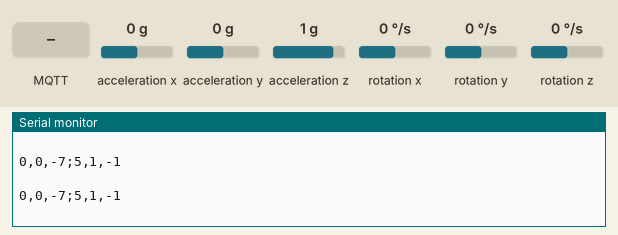
This sketch was run on a simulated ESP8266 (NodeMCU). Shown: the last lines printed to the serial monitor. Wiring (inferred from the names in the program): MPU-6050 motion sensor at I2C address 0x68. Inputs (shaded band) come from the test bench; at power-on: acceleration x 0 g, acceleration y 0 g, acceleration z 1 g, rotation x 0 °/s, rotation y 0 °/s, rotation z 0 °/s. WiFi joins after 1.5 s; servers stay silent unless stated; random numbers use the default seed unless the sketch sets one; no MQTT or app messages arrive unless stated.

Above: at 2.7 s.
2.8 s: MQTT message "1" arrives on the first subscribed topic
At 2.93 s:
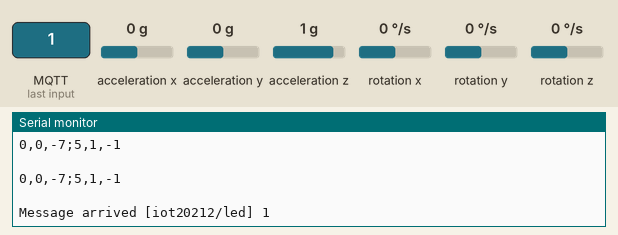
4.3 s: MQTT message "on" arrives on the first subscribed topic
At 4.43 s:
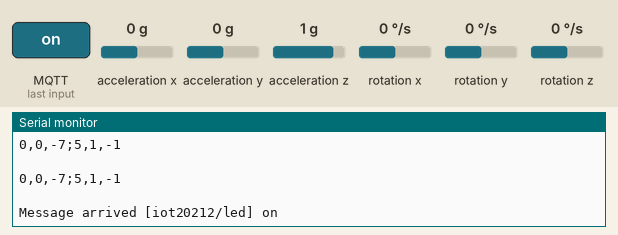
5.8 s: MQTT message "off" arrives on the first subscribed topic
7.3 s: acceleration x set to -1.4 g
At 7.37 s:
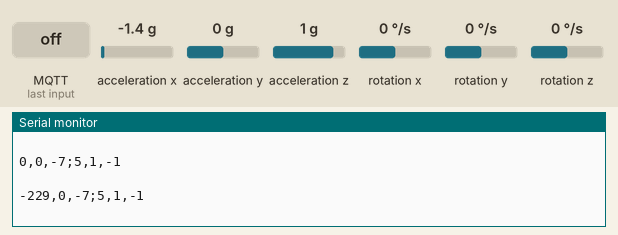
8.8 s: acceleration y set to -1.4 g
At 8.87 s:
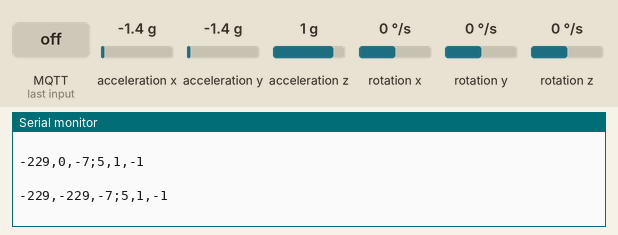
10.3 s: acceleration z set to -1.4 g
At 10.38 s:
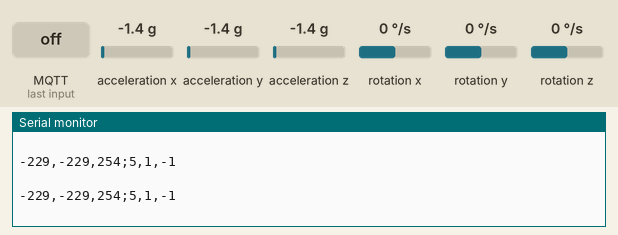

Measured:
- after the input at 2.8 s, the serial monitor: prints a new line after 0.06 s (image 1)
- after the input at 4.3 s, the serial monitor: prints a new line after 0.07 s (image 2)
- after the input at 7.3 s, the serial monitor: prints a new line at once (image 3)
- after the input at 8.8 s, the serial monitor: prints a new line at once (image 4)
- after the input at 10.3 s, the serial monitor: prints a new line at once (image 5)

The sketch:

Codigo_luva_50.ino
```cpp
/*
   MPU-6050 Test

   This simple program reads and prints to the Serial Monitor window
   the raw X/Y/Z values for the accelerometer and the gyro
   It also calculates the pitch and roll values as well as the temperature
   in F and C.

   Connect VDD to 5V and GND to ground on the MCU
   Connect SCL to SCL on MCU and SDA to SDA on MCU

  Note that the correction values can be used to put in an offset to adjust the
  values toward 0 or in the case of the temperature to adjust it to match a
  reference temperature measurement device.
*/
/*  Edgard de Souza T.
 *  Guilherme Ratti
 *  Matheus Luciano
 */
#include<Wire.h>
#include <math.h>

const int MPU=0x68;
int16_t AcX,AcY,AcZ,Tmp,GyX,GyY,GyZ;
double pitch,roll;
int i=0;
int f = 0;
//===============================================================================
//  Wifi
//===============================================================================
#include <ESP8266WiFi.h>
#include <PubSubClient.h>

#define LED_BUILTIN 2  //For node_MCU Lolin esp8266
// Update these with values suitable for your network.

const char* ssid = "id";
const char* password = "pass";
//Free mqtt server for testing
const char* mqtt_server = "test.mosquitto.org";
//Local MQTT server - Tested using mosquitto mqtt for windows and linux
//const char* mqtt_server = "192.168.137.1";


WiFiClient espClient;
PubSubClient client(espClient);
long lastMsg = 0;
char msg[50];
int value = 0;

void setup_wifi() {

  delay(10);
  // We start by connecting to a WiFi network
  Serial.println();
  Serial.print("Connecting to ");
  Serial.println(ssid);

  WiFi.begin(ssid, password);

  while (WiFi.status() != WL_CONNECTED) {
    delay(500);
    Serial.print(".");
  }

  randomSeed(micros());

  Serial.println("");
  Serial.println("WiFi connected");
  Serial.println("IP address: ");
  Serial.println(WiFi.localIP());
}

void callback(char* topic, byte* payload, unsigned int length) {
  Serial.print("Message arrived [");
  Serial.print(topic);
  Serial.print("] ");
  for (int i = 0; i < length; i++) {
    Serial.print((char)payload[i]);
  }
  Serial.println();

  // Switch on the LED if an 1 was received as first character
  if ((char)payload[0] == '1') {
    //digitalWrite(BUILTIN_LED, LOW);   // Turn the LED on (Note that LOW is the voltage level
    digitalWrite(LED_BUILTIN, LOW);   // Change for nodeMCU Lolin
    // but actually the LED is on; this is because
    // it is active low on the ESP-01)
  } else {
    //digitalWrite(BUILTIN_LED, HIGH);  // Turn the LED off by making the voltage HIGH
    digitalWrite(LED_BUILTIN, HIGH);   // Change for nodeMCU Lolin
  }

}

void reconnect() {
  // Loop until we're reconnected
  while (!client.connected()) {
    Serial.print("Attempting MQTT connection...");
    // Create a random client ID
    String clientId = "ESP8266Client-";
    clientId += String(random(0xffff), HEX);
    // Attempt to connect
    if (client.connect(clientId.c_str())) {
      Serial.println("connected");
      // Once connected, publish an announcement...
      client.publish("iot20212", "hello world");
      // ... and resubscribe
      client.subscribe("iot20212/led");
    } else {
      Serial.print("failed, rc=");
      Serial.print(client.state());
      Serial.println(" try again in 5 seconds");
      // Wait 5 seconds before retrying
      delay(5000);
    }
  }
}

//===============================================================================
//  Initialization
//===============================================================================
void setup(){

Wire.begin();
Wire.beginTransmission(MPU);
Wire.write(0x6B);
Wire.write(0);
Wire.endTransmission(true);
Serial.begin(115200);
  setup_wifi();
  client.setServer(mqtt_server, 1883);
  client.setCallback(callback);

}
//===============================================================================
//  Main
//===============================================================================
void loop(){
Wire.beginTransmission(MPU);
Wire.write(0x3B);
Wire.endTransmission(false);
Wire.requestFrom(MPU,14,true);

int AcXoff,AcYoff,AcZoff,GyXoff,GyYoff,GyZoff;
int temp,toff;
double t,tx,tf;

////Acceleration data correction
AcXoff = 0;//-900;
AcYoff = 0;//50;
AcZoff = -17100;

////Temperature correction
toff = -1600;

//Gyro correction
GyXoff = 580;
GyYoff = 100;
GyZoff = -100;

//read accel data and apply correction
AcX=(Wire.read()<<8|Wire.read()) + AcXoff;
AcY=(Wire.read()<<8|Wire.read()) + AcYoff;
AcZ=(Wire.read()<<8|Wire.read()) + AcZoff;

//read temperature data & apply correction
temp=(Wire.read()<<8|Wire.read()) + toff;

//read gyro data & apply correction
GyX=(Wire.read()<<8|Wire.read()) + GyXoff;
GyY=(Wire.read()<<8|Wire.read()) + GyYoff;
GyZ=(Wire.read()<<8|Wire.read()) + GyZoff;

// Calculate and convert temperature
tx=temp;
t = tx/340 + 36.53;     // Formula from data sheet
tf = (t * 9/5) + 32;    // Standard C to F conversion

//get pitch/roll
getAngle(AcX,AcY,AcZ);

 Serial.print(AcX/100);
Serial.print(","); Serial.print(AcY/100);
Serial.print(","); Serial.print(AcZ/100);
Serial.print(";");
// // Verifica qual direcao que foi inclinado o sensor


Serial.print(GyX/100);
Serial.print(","); Serial.print(GyY/100);
Serial.print(","); Serial.println(GyZ/100);
Serial.println(" ");

if (!client.connected()) {
    reconnect();
  }
  client.loop();

snprintf (msg, 100, "%d,%d,%d;%d,%d,%d.", AcX/100, AcY/100, AcZ/100, GyX/1000, -GyY/1000, GyZ/1000);
client.publish("PIC2022/luva", msg);


delay(66);
}

void getAngle(int Vx,int Vy,int Vz) {
double x = Vx;
double y = Vy;
double z = Vz;
pitch = atan(x/sqrt((y*y) + (z*z)));
roll = atan(y/sqrt((x*x) + (z*z)));
//convert radians into degrees
pitch = pitch * (180.0/3.14);
roll = roll * (180.0/3.14) ;
}
```
